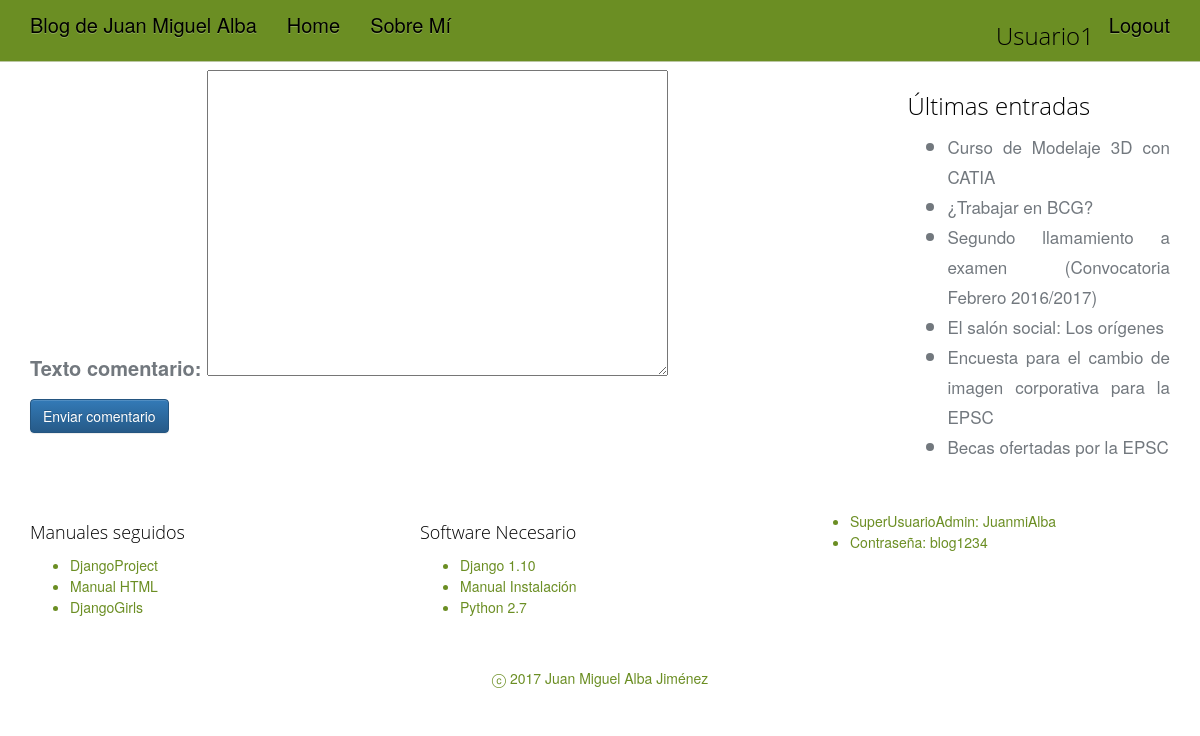
Page /comentario/8 (signed in) on the committed database.
### Blog/models.py (models this page shows, shortened)
class Entrada(models.Model):
	titulo = models.CharField(max_length = 100)
	cuerpo = models.TextField()
	fecha = models.DateTimeField(default = datetime.now, blank=True)

### Blog/views.py (the view)
# urls.py: url(r'^comentario/(?P<pk>.*)$', views.comentario, name = 'comentario'),
def comentario(request, pk):
	if  request.user.is_authenticated():
		if request.method == 'POST':
			form = ComentForm(request.POST)
			if form.is_valid():
				coment = form.save(commit=False)
				coment.author = request.user
				coment.published_date = datetime.now()
				coment.id_message = Entrada.objects.get(pk=pk)
				coment.save()
				return redirect('home:VistaEntradaCompleta', pk=pk)
		else:
			form = ComentForm()
		return render(request, 'comentario.html', {'form':form, 'listadoTitulos': ListadoTitulos()})
	else:
		return redirect('home:login')

### Blog/forms.py
class ComentForm(forms.ModelForm):
	Texto_Comentario = forms.CharField(widget=forms.Textarea)
	class Meta:
		model = Comentario
		fields = ('Texto_Comentario',)

### Blog/views.py (called while the page is built)
def ListadoTitulos():
    listadoTitulos = Entrada.objects.all()[:10]
    return listadoTitulos

### Blog/templates/comentario.html (shortened to what this page needs)
{% extends "base.html" %}
{% load staticfiles %}
{% block content %}
	<form method="POST" class="post-form">
		{{ form.as_p }}
		<button type="submit" class="save btn btn-primary">Enviar comentario</button>
	</form>
{% endblock %}

### Blog/templates/base.html (shortened to what this page needs)
<!DOCTYPE html>
{% load staticfiles %}
<html lang="es">
<head>
    <link rel="stylesheet" href="//maxcdn.bootstrapcdn.com/bootstrap/3.3.7/css/bootstrap.min.css">
    <link rel="stylesheet" href="//maxcdn.bootstrapcdn.com/bootstrap/3.3.7/css/bootstrap-theme.min.css">
    <link rel="stylesheet" href="{% static 'css/main.css' %}">
</head>
<body>
    <nav class="navbar navbar-fixed-top">
      <div class="container">
        <div class="navbar-header">
          <a class="navbar-brand" href="{% url 'home:home' %}">Blog de Juan Miguel Alba</a>
        </div>
        <div id="navbar" class="collapse navbar-collapse">
          <ul class="nav navbar-nav">
            {% url 'home:home' as home_url %}
            {% url 'home:sobreMi' as sobreMi_url %}
            {% url 'home:crear' as crear_url %}
            {% url 'home:editar' as editar_url %}
            {% url 'home:VistaEntradaCompleta' as vistaDetalle_url %}
            <li {% if request.get_full_path == home_url %} class="active" {% endif %}><a href="{% url 'home:home' %}">Home</a></li>
            <li {% if request.get_full_path == sobreMi_url %} class="active" {% endif %}><a href="{% url 'home:sobreMi' %}">Sobre Mí</a></li>
          </ul>
            <ul class="nav navbar-nav navbar-right">
              {% if user.is_authenticated %}
                <li><h3>{{user.username}}</h3></li>
                <li {% if request.get_full_path == registro %} class="active" {% endif %}><a href="{% url 'home:logout' %}">Logout</a></li>
              {% else %}
                <li {% if request.get_full_path == registro %} class="active" {% endif %}><a href="{% url 'home:registro' %}">Registro</a></li>
                <li {% if request.get_full_path == login %} class="active" {% endif %}><a href="{% url 'home:login' %}">Login</a></li>
              {% endif %}
          </ul>
        </div>
      </div>
    </nav>
	<div class="container">
			<div class="row">
				<div class="col-md-9">
					{% block content %}
					{% endblock %}
				</div>
				<div class="col-md-3">
          {% block lateral %}
            {% include '_menuLateral.html' %}
          {% endblock lateral%}
				</div>
			</div>
		</div>
</body>
<footer>
  <div class="container">
    <div class="row" style="padding: 20px 0;">
      <div class="col-md-4">
        <h4>Manuales seguidos</h4>
        <ul>
          <li><a href="https://docs.djangoproject.com/es/1.10/intro/tutorial01/">DjangoProject</a></li>
          <li><a href="http://www.w3schools.com/html/default.asp">Manual HTML</a></li>
          <li><a href="http://tutorial.djangogirls.org/es/">DjangoGirls</a></li>
        </ul>
      </div>
      <div class="col-md-4">
        <h4>Software Necesario</h4>
        <ul>
          <li><a href="https://www.djangoproject.com/download/1.10/tarball/">Django 1.10</a></li>
          <li><a href="https://www.djangoproject.com/download/">Manual Instalación</a></li>
          <li><a href="https://www.python.org/downloads/">Python 2.7</a></li>
        </ul>
      </div>
      <div class="col-md-4">
        <ul>
          <li class="naranja">SuperUsuarioAdmin: JuanmiAlba
          <li class="naranja">Contraseña: blog1234
        </ul>
      </div>
    </div>
  </div>
  <div class="firma">
     ⓒ 2017 Juan Miguel Alba Jiménez
  </div>
</footer>
</html>

### Blog/templates/_menuLateral.html
{% block lateral %}
          <div>
            <h3>Últimas entradas</h4>
            {% if listadoTitulos %}
              <ul>
                {% for x in listadoTitulos %}
                  <li><small><a href="{% url 'appJM:VistaEntradaCompleta' x.id %}">
                     {{ x.titulo }}</a></small></li>
                {% endfor %}
              </ul>
            {% else %}
              <h4>Sin entradas</h4>
              <p>La base de datos por el momento no tiene entradas. Por favor, introduzca al menos una para poder contemplarla</p>
            {% endif %}
          </div>
{% endblock lateral%}

### Blog/static/css/main.css (style rules this page uses)
body { font-family: "Helvetica Neue", "Open Sans", 'Roboto', sans-serif; background-color: white; color: #72787E; line-height: 1.5; font-size: 20px; font-weight: 300; -webkit-font-smoothing: antialiased; text-align: justify; margin: 70px 0 0 0; }
h1, h2, h3, h4, h5, h6 { clear: both; font-weight: 300; font-family: "Myriad Pro" ,"Open Sans", Bitter, Georgia, serif; line-height: 1.3; color: black; text-decoration: none; }
a { color: inherit; text-decoration: none; }
.navbar { background-color: olivedrab; border-bottom: 1px solid rgba(231, 231, 231, 0.65); color: black; }
footer { background-color: white; color: olivedrab; font-size: 14px; margin-top: 20px; }
.naranja { color: olivedrab; }
footer a { color:olivedrab !important; }
.navbar-brand { font-size: inherit; color: inherit !important; font-weight: initial; }
.firma { padding: 20px 0; text-align: center; }

### rows in the picture
Entrada: titulo "Curso de Modelaje 3D con CATIA"
Entrada: titulo "¿Trabajar en BCG?"
Entrada: titulo "Segundo llamamiento a examen (Convocatoria Febrero 2016/2017)"
Entrada: titulo "El salón social: Los orígenes"
Entrada: titulo "Encuesta para el cambio de imagen corporativa para la EPSC"
Entrada: titulo "Becas ofertadas por la EPSC"

### other values in the picture
{{ user.username }} "Usuario1"
